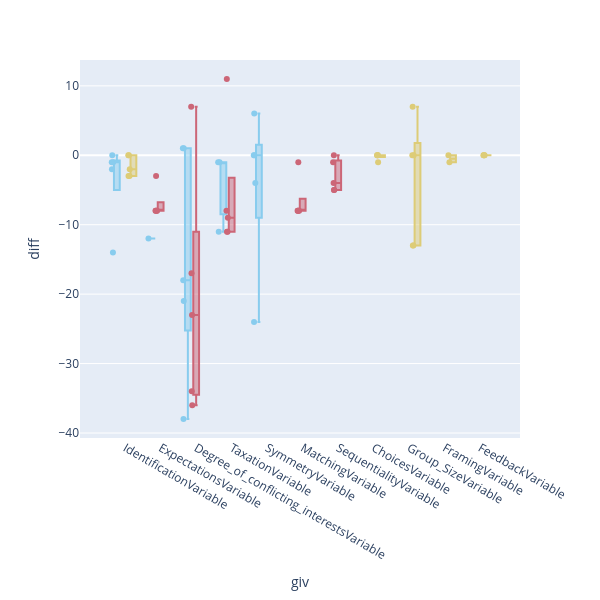

Here is the notebook cell this chart was saved with:
### Code cell
color_palette = px.colors.qualitative.Safe
fig = px.box(pd.concat(data_vis_neg, axis=0), 
             x="giv", y="diff", color="th", points='all',
             color_discrete_sequence=color_palette)
fig.update_layout(yaxis={'categoryorder': 'total descending'})
fig.update_layout(width=600, height=600, showlegend=False)
fig.write_image("../visualisations/llm_neg_diff_giv_distinct_per_th.pdf", format='pdf')
fig.show()

### Figure 1 — Plotly figure (JSON) as saved in the notebook; plotly's stock layout.template omitted (floating-point values rounded to 4 significant figures)
{"data": [{"alignmentgroup": "True", "boxpoints": "all", "hovertemplate": "th=regular<br>giv=%{x}<br>diff=%{y}<extra></extra>", "legendgroup": "regular", "marker": {"color": "rgb(136, 204, 238)"}, "name": "regular", "notched": false, "offsetgroup": "regular", "orientation": "v", "showlegend": true, "type": "box", "x": ["IdentificationVariable", "IdentificationVariable", "IdentificationVariable", "IdentificationVariable", "IdentificationVariable", "ExpectationsVariable", "Degree_of_conflicting_interestsVariable", "Degree_of_conflicting_interestsVariable", "Degree_of_conflicting_interestsVariable", "Degree_of_conflicting_interestsVariable", "Degree_of_conflicting_interestsVariable", "TaxationVariable", "TaxationVariable", "TaxationVariable", "SymmetryVariable", "SymmetryVariable", "SymmetryVariable", "SymmetryVariable", "SymmetryVariable"], "x0": " ", "xaxis": "x", "y": [-1, 0, -2, -14, -1, -12, -38, -18, -21, 1, 1, -11, -1, -1, -4, 6, 0, -24, 0], "y0": " ", "yaxis": "y"}, {"alignmentgroup": "True", "boxpoints": "all", "hovertemplate": "th=study_mod<br>giv=%{x}<br>diff=%{y}<extra></extra>", "legendgroup": "study_mod", "marker": {"color": "rgb(204, 102, 119)"}, "name": "study_mod", "notched": false, "offsetgroup": "study_mod", "orientation": "v", "showlegend": true, "type": "box", "x": ["MatchingVariable", "MatchingVariable", "MatchingVariable", "MatchingVariable", "MatchingVariable", "ExpectationsVariable", "ExpectationsVariable", "ExpectationsVariable", "ExpectationsVariable", "ExpectationsVariable", "Degree_of_conflicting_interestsVariable", "Degree_of_conflicting_interestsVariable", "Degree_of_conflicting_interestsVariable", "Degree_of_conflicting_interestsVariable", "Degree_of_conflicting_interestsVariable", "TaxationVariable", "TaxationVariable", "TaxationVariable", "TaxationVariable", "TaxationVariable", "SequentialityVariable", "SequentialityVariable", "SequentialityVariable", "SequentialityVariable", "SequentialityVariable"], "x0": " ", "xaxis": "x", "y": [-1, -8, -8, -8, -8, -8, -3, -8, -8, -8, 7, -36, -34, -23, -17, -11, 11, -8, -9, -11, -1, -4, -5, -5, 0], "y0": " ", "yaxis": "y"}, {"alignmentgroup": "True", "boxpoints": "all", "hovertemplate": "th=var_mod<br>giv=%{x}<br>diff=%{y}<extra></extra>", "legendgroup": "var_mod", "marker": {"color": "rgb(221, 204, 119)"}, "name": "var_mod", "notched": false, "offsetgroup": "var_mod", "orientation": "v", "showlegend": true, "type": "box", "x": ["ChoicesVariable", "ChoicesVariable", "ChoicesVariable", "ChoicesVariable", "ChoicesVariable", "Group_SizeVariable", "Group_SizeVariable", "Group_SizeVariable", "Group_SizeVariable", "Group_SizeVariable", "IdentificationVariable", "IdentificationVariable", "IdentificationVariable", "IdentificationVariable", "IdentificationVariable", "FramingVariable", "FramingVariable", "FeedbackVariable", "FeedbackVariable", "FeedbackVariable", "FeedbackVariable"], "x0": " ", "xaxis": "x", "y": [0, 0, 0, 0, -1, -13, 0, -13, 0, 7, 0, -2, -3, -3, 0, -1, 0, 0, 0, 0, 0], "y0": " ", "yaxis": "y"}], "layout": {"boxmode": "group", "height": 600, "legend": {"title": {"text": "th"}, "tracegroupgap": 0}, "margin": {"t": 60}, "showlegend": false, "width": 600, "xaxis": {"anchor": "y", "domain": [0, 1], "title": {"text": "giv"}}, "yaxis": {"anchor": "x", "categoryorder": "total descending", "domain": [0, 1], "title": {"text": "diff"}}}}
